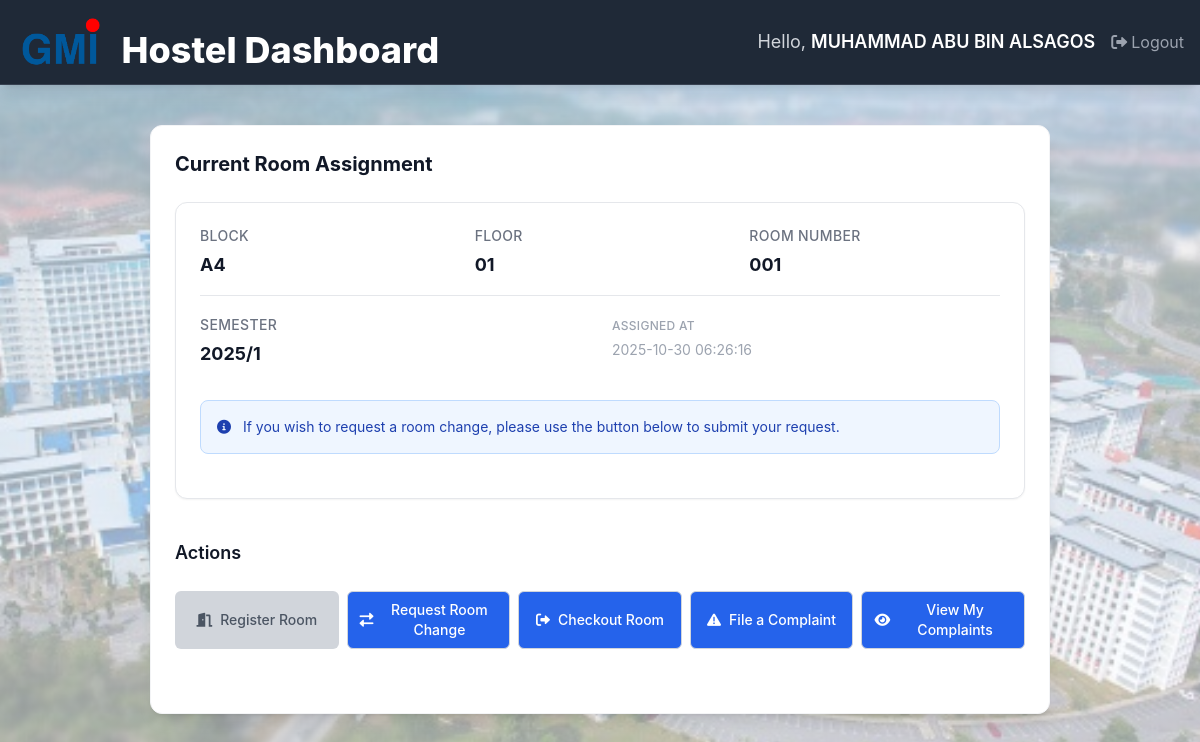
Page /student_dashboard.php (signed in) on the earlier database version.
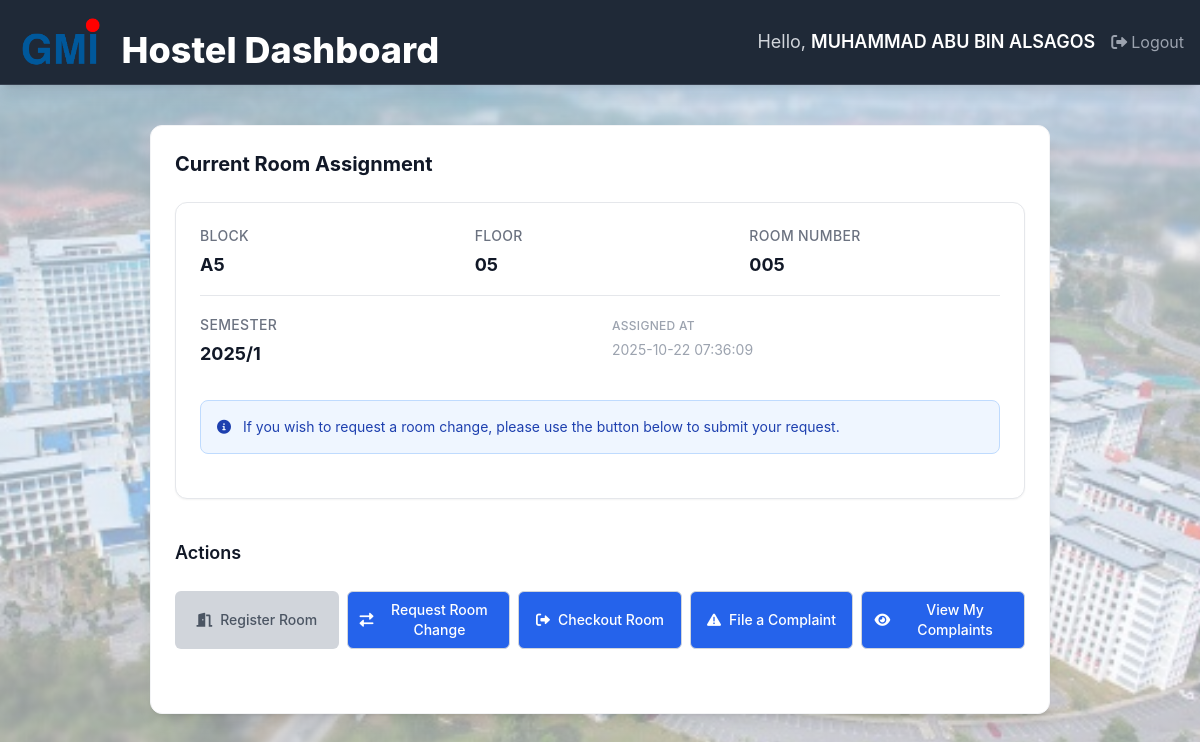
Same page on the later database version.
### tables this page shows
CREATE TABLE `student_rooms` (
  `sr_id` int(11) NOT NULL,
  `student_id` varchar(50) NOT NULL,
  `room_identifier` varchar(20) NOT NULL,
  `semester` varchar(50) DEFAULT NULL,
  `status` varchar(50) DEFAULT 'Active',
  `assigned_at` timestamp NOT NULL DEFAULT current_timestamp(),
  `released_at` timestamp NULL DEFAULT NULL
);

CREATE TABLE `rooms` (
  `room_identifier` varchar(20) NOT NULL,
  `block_id` varchar(10) DEFAULT NULL,
  `floor_no` varchar(10) DEFAULT NULL,
  `room_no` varchar(10) DEFAULT NULL,
  `total_capacity` int(11) DEFAULT 6,
  `available_capacity` int(11) DEFAULT 6,
  `status` varchar(50) DEFAULT 'Available',
  `created_at` timestamp NOT NULL DEFAULT current_timestamp()
);

### student_dashboard.php (the view, shortened to what this page needs)
<?php
require_once 'conn.php';
$student_id = $_SESSION['student_id'];
$has_active_assignment = false;
$room_details = null;
if ($student_id) {
    $sql = "SELECT sr.*, r.block_id, r.floor_no as floor, r.room_no as room_number, r.total_capacity, r.available_capacity, r.status as room_status
            FROM student_rooms sr
            LEFT JOIN rooms r ON sr.room_identifier = r.room_identifier
            WHERE sr.student_id = '$student_id' AND sr.status = 'Active'
            LIMIT 1";
    $res = $conn->query($sql);
    if ($res && $res->num_rows > 0) {
        $room_details = $res->fetch_assoc();
        $has_active_assignment = true;
    }
}
?>
<!DOCTYPE html>
<html lang="en">
<head>
    <script src="https://cdn.tailwindcss.com"></script>
    <link href="https://cdnjs.cloudflare.com/ajax/libs/font-awesome/6.0.0/css/all.min.css" rel="stylesheet">
    <link rel="stylesheet" href="style.css">
</head>
<body class="bg-gray-100 text-gray-900 m-0 p-0">
<?php include 'student_header.php'; ?>
<div class="max-w-[900px] mx-auto my-10 p-6 bg-white rounded-xl shadow-lg border border-gray-100">
    <section class="mb-10">
        <h2 class="text-xl font-bold text-gray-900 mb-6">Current Room Assignment</h2>
        <div class="bg-white rounded-xl shadow-sm border border-gray-200 px-6 py-5">
                <?php if ($has_active_assignment && $room_details) { ?>
                     <div class="space-y-4">
                        <div class="grid grid-cols-1 md:grid-cols-3 gap-6">
                            <div class="space-y-1">
                                <label class="text-sm font-medium text-gray-500 uppercase tracking-wide">Block</label>
                                <div class="text-lg font-bold text-gray-900"><?php echo htmlspecialchars($room_details['block_id']); ?></div>
                            </div>
                            <div class="space-y-1">
                                <label class="text-sm font-medium text-gray-500 uppercase tracking-wide">Floor</label>
                                <div class="text-lg font-bold text-gray-900"><?php echo htmlspecialchars($room_details['floor']); ?></div>
                            </div>
                            <div class="space-y-1">
                            <label class="text-sm font-medium text-gray-500 uppercase tracking-wide">Room Number</label>
                            <div class="text-lg font-bold text-gray-900"><?php echo htmlspecialchars($room_details['room_number']); ?></div>
                            </div>
                        </div>
                        <div class="border-b border-gray-200 my-6"></div>
                        <div class="grid grid-cols-1 md:grid-cols-2 gap-6">
                            <div class="space-y-1">
                                <label class="text-sm font-medium text-gray-500 uppercase tracking-wide">Semester</label>
                                <div class="text-lg font-bold text-gray-900"><?php echo htmlspecialchars($room_details['semester']); ?></div>
                            </div>
                            <div class="space-y-1">
                                <label class="text-xs font-medium text-gray-400 uppercase tracking-wide">Assigned At</label>
                                <div class="text-sm text-gray-400"><?php echo htmlspecialchars($room_details['assigned_at']); ?></div>
                            </div>
                        </div>
                     </div>
                    <div class="mt-8 mb-6">
                        <div class="bg-blue-50 border border-blue-200 rounded-lg p-4">
                            <p class="text-sm text-blue-800">
                                <i class="fas fa-info-circle mr-2"></i>
                                If you wish to request a room change, please use the button below to submit your request.
                            </p>
                        </div>
                    </div>
                <?php } ?>
        </div>
    </section>
        <section class="mb-10">
            <h3 class="text-lg font-semibold text-gray-900 mb-6">Actions</h3>
            <div class="grid grid-cols-2 md:grid-cols-3 lg:grid-cols-5 gap-2">
                <?php if (!$has_active_assignment) { ?>
                    <button onclick="window.location.href='room_register.php'"
                    class="bg-blue-600 hover:bg-blue-700 text-white font-medium py-2 px-3 text-sm rounded-md transition-colors duration-200 flex items-center justify-center space-x-2">
                    <i class="fas fa-door-open"></i>
                    <span>Register Room</span>
                    </button>
                <?php } else { ?>
                    <button class="bg-gray-300 text-gray-600 font-medium py-2 px-3 text-sm rounded-md cursor-not-allowed flex items-center justify-center space-x-2" disabled>
                    <i class="fas fa-door-open"></i>
                    <span>Register Room</span>
                    </button>
                <?php } ?>
                <?php if ($has_active_assignment) { ?>
                    <button onclick="window.location.href='room_change.php?user_id=<?php echo urlencode($student_id); ?>'"
                    class="bg-blue-600 hover:bg-blue-700 text-white font-medium py-2 px-3 text-sm rounded-md border border-gray-300 transition-colors duration-200 flex items-center justify-center space-x-2">
                    <i class="fas fa-exchange-alt"></i>
                    <span>Request Room Change</span>
                    </button>
                    <button onclick="if(confirm('Are you sure you want to checkout from <?php echo htmlspecialchars($room_details['room_identifier']); ?>?')) { window.location.href='room_checkout.php?room_identifier=<?php echo urlencode($room_details['room_identifier']); ?>'; }"
                    class="bg-blue-600 hover:bg-blue-700 text-white font-medium py-2 px-3 text-sm rounded-md border border-gray-300 transition-colors duration-200 flex items-center justify-center space-x-2">
                    <i class="fas fa-sign-out-alt"></i>
                    <span>Checkout Room</span>
                    </button>
                <?php } ?>
                    <button onclick="window.location.href='student_file_complaint.php'"
                    class="bg-blue-600 hover:bg-blue-700 text-white font-medium py-2 px-3 text-sm rounded-md border border-gray-300 transition-colors duration-200 flex items-center justify-center space-x-2">
                    <i class="fas fa-exclamation-triangle"></i>
                    <span>File a Complaint</span>
                    </button>
                    <button onclick="window.location.href='student_complaint_list.php'"
                    class="bg-blue-600 hover:bg-blue-700 text-white font-medium py-2 px-3 text-sm rounded-md border border-gray-300 transition-colors duration-200 flex items-center justify-center space-x-2">
                    <i class="fas fa-eye"></i>
                    <span>View My Complaints</span>
                    </button>
            </div>
        </section>
    </div>
</body>
</html>

### student_header.php (shortened to what this page needs)
<?php
$full_name = $_SESSION['full_name'] ?? 'Student';
?>
<header class="bg-gray-800 border-b border-gray-700 text-white py-3 px-4 flex items-center justify-between shadow-lg">
    <div class="flex items-center">
        <div class="mr-4">
            <img src="images/gmi_logo.png" alt="GMI Logo" class="h-[60px] object-contain rounded-lg">
        </div>
        <div>
            <h1 class="text-2xl sm:text-3xl lg:text-4xl font-extrabold m-0 mt-4">
                Hostel Dashboard
            </h1>
        </div>
    </div>
    <div class="flex items-center space-x-4">
        <span class="text-gray-300 text-base sm:text-lg">
            Hello, <span class="font-semibold text-white"><?php echo htmlspecialchars($full_name); ?></span>
        </span>
        <button onclick="window.location.href='logout.php'"
            class="text-gray-400 hover:text-white transition-colors duration-200 flex items-center space-x-1">
            <i class="fas fa-sign-out-alt"></i>
            <span>Logout</span>
        </button>
    </div>
</header>

### style.css (style rules this page uses)
body { background: linear-gradient(rgba(255,255,255,0.6), rgba(255,255,255,0.6)), url('images/gmi_bg.jpg') center center / cover no-repeat fixed; font-family: 'Inter', sans-serif; color: #1f2937; min-height: 100vh; margin: 0; }

### student_dashboard.php (style rules this page uses)
body { font-family: 'Inter', sans-serif; }

Differences in the rows shown:
removed student_rooms: room_identifier.block_id "A4", room_identifier.floor_no "01", room_identifier.room_no "001", semester "2025/1", assigned_at "2025-10-30 06:26:16"
now on this page (row edited): student_rooms: room_identifier.block_id "A5", room_identifier.floor_no "05", room_identifier.room_no "005", semester "2025/1", assigned_at "2025-10-22 07:36:09"
